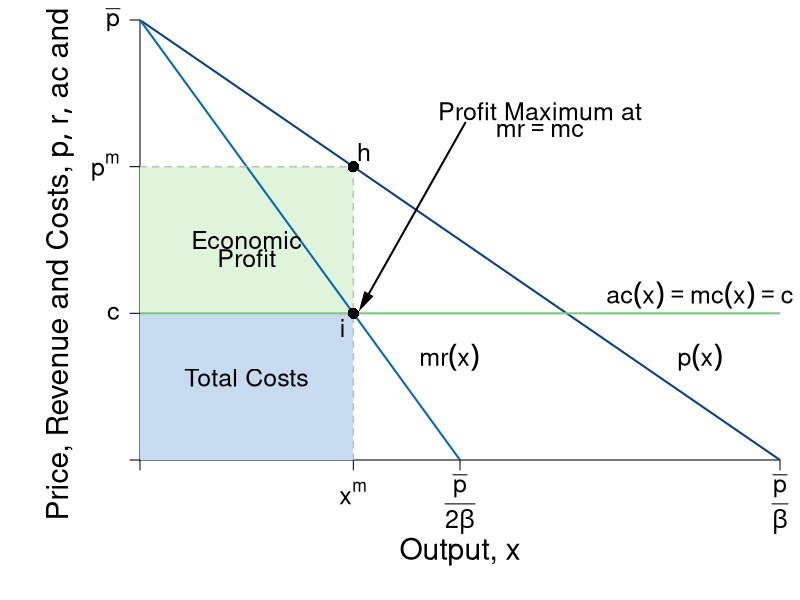

Generate this figure with R:
#Graph Designer: Simon Halliday
#Authors: Bowles, Foley and Halliday
#Title: Coordination, Conflict and Competition: A Text in Microeconomics

require(shape)
pdf(file = "competitionmarkets/monopolist_profit_comparison.pdf", width = 9, height = 7)

#Set parameters for graphics
pointsize <- 1.8
axislabelsize <- 1.8
labelsize <- 1.5
namesize <- 1.8
annotatesize <- 1.5
graphlinewidth <- 2
segmentlinewidth <- 1.5

COL <- c("#7fc97f", "#beaed4", "#fdc086", "#ffff99", "#386cb0", "#f0027f", "#bf5b17", "#666666")
COLA <- c("#e0f3db", "#99d8c9","#66c2a4","#41ae76", "#238b45", "#005824")
COLB <- c("#c6dbef", "#4eb3d3", "#2b8cbe", "#0868ac","#084081")

#Edited the margins to cater for the larger LHS labels
par(mar =  c(7, 7, 1, 1))

AvgRevenue <- function(x, rmax = 12, xmax = 12){
  rmax - (rmax/xmax)*x
}

MRevenue <- function(x, rmax = 12, xmax = 12){
  rmax - 2*(rmax/xmax)*x
}

AvgCost <- function(x, c0 = 2, c1 = 4){
  c0/x + c1
}

xlims <- c(0, 12)
ylims <- c(0, 12)

npts <- 501 
x <- seq(xlims[1], xlims[2], length.out = npts)
y <- seq(ylims[1], ylims[2], length.out = npts) 
a <- c(13, 16.75, 19.25)

plot(0, 0, xlim = xlims, ylim = ylims, type = "n",
     xlab = expression(paste("")),
     ylab = expression(paste("")), 
     xaxt = "n", 
     yaxt = "n", 
     cex.lab = axislabelsize, 
     bty = "n",
     xaxs="i", 
     yaxs="i")

# ticksy <- seq(from = ylims[1], to = ylims[2], by = 1)
# ylabels <- seq(from = ylims[1], to = ylims[2], by = 1)
# ticksx <- seq(from = xlims[1], to = xlims[2], by = 1)
# xlabels <- seq(from = xlims[1], to = xlims[2], by = 1)
ticksy <- c(0, 4, AvgRevenue(x = 4), ylims[2])
ylabels <- c(NA, expression(paste(c)), expression(paste(p^{m})), expression(paste(bar(p))))
ticksx <- c(0, 4, 6, xlims[2])
xlabels <- c(NA, expression(paste(x^{m})), expression(paste(frac(bar(p),2*beta))), expression(paste(frac(bar(p),beta))))

axis(1, at = ticksx, pos = 0, labels = FALSE, cex.axis=labelsize)
text(x = c(0, 4, 6, xlims[2]), par("usr")[3] - 0.4, labels = xlabels, srt = 0, pos = 1, xpd = TRUE, cex = labelsize)
axis(2, at = ticksy, pos = 0, labels = ylabels, las = 1, cex.axis=labelsize)

npts <- 500 
xx1 <- seq(xlims[1], xlims[2], length.out = npts)
xx3 <- seq(2, 6, length.out = npts)

#Draw the polygon for profit
xpoly1 <- c(0, 4, 4, 0, 0)
ypoly1 <- c(4, 4, AvgRevenue(x = 4), AvgRevenue(x = 4), 4)
polygon(x = xpoly1, y = ypoly1, col=COLA[1], density=NULL, border = NA)

#Draw the polygon for costs
xpoly2 <- c(0, 4, 4, 0, 0)
ypoly2 <- c(0, 0, 4, 4, 4)
polygon(x = xpoly2, y = ypoly2, col=COLB[1], density=NULL, border = NA)

#lines(xx1, bcA(xx1, w = 10, p = 1.5), col = COLB[3], lwd = graphlinewidth)
lines(xx1, AvgRevenue(xx1, rmax = 12, xmax = 12), col = COLB[5], lwd = graphlinewidth)
lines(xx1, MRevenue(xx1, rmax = 12, xmax = 12), col = COLB[4], lwd = graphlinewidth)
#lines(xx1, AvgCost(xx1, c0 = 2, c1 = 4), col = COLA[5], lwd = graphlinewidth)

#Label the axes
text(0.5*(xlims[2]), -2.5, expression(paste("Output, ", x)), xpd = TRUE, cex = axislabelsize) 
#mtext(expression(paste("Quantity of output, ", x)), side=1, line = 2.5, cex = axislabelsize)
text(-1.5, 0.5*ylims[2], expression(paste("Price, Revenue and Costs, ", list(p, r, ac), " and ", mc)), xpd = TRUE, cex = axislabelsize, srt = 90) 

#Label curves
text(10.5, 4.5, expression(paste(ac(x) == mc(x),phantom() == c)), cex = labelsize, xpd=TRUE)
text(10.5, 2.8, expression(paste(p(x))), cex = labelsize)
text(5.8, 2.8, expression(paste(mr(x))), cex = labelsize)

#Labels cost and profit areas
text(2, 0.5*AvgCost(x = 4), expression("Total Costs"), cex = labelsize)
text(2, 6, expression("Economic"), cex = labelsize)
text(2, 5.5, expression("Profit"), cex = labelsize)

#Draw segments for total costs
segments(0, AvgRevenue(x = 4), 4, AvgRevenue(x = 4), lty = 2, col = "gray" , lwd = segmentlinewidth)
segments(4, 0, 4, AvgRevenue(x = 4), lty = 2, col = "gray" , lwd = segmentlinewidth)
segments(0, 4, xlims[2], 4, lty = 1, col = COL[1] , lwd = graphlinewidth)

#Label Points for comparison
points(4, MRevenue(x = 4), pch = 16, col = "black", cex = 1.5)
text(3.8, MRevenue(x = 4) - 0.4, expression(i), cex = labelsize)


points(4, AvgRevenue(x = 4), pch = 16, col = "black", cex = 1.5)
text(4.2, AvgRevenue(x = 4) + 0.4, expression(h), cex = labelsize)


#Arrow to mr = mc
text(7.5, 9.5, expression(paste("Profit Maximum at")), cex = labelsize)
text(7.5, 9, expression(paste(mr == mc)), cex = labelsize)
Arrows(6.1, 9.2, 4.2, 4.3, col = "black", lty = 1, lwd = 2, arr.type = "triangle", arr.lwd = 0.5)



dev.off()
